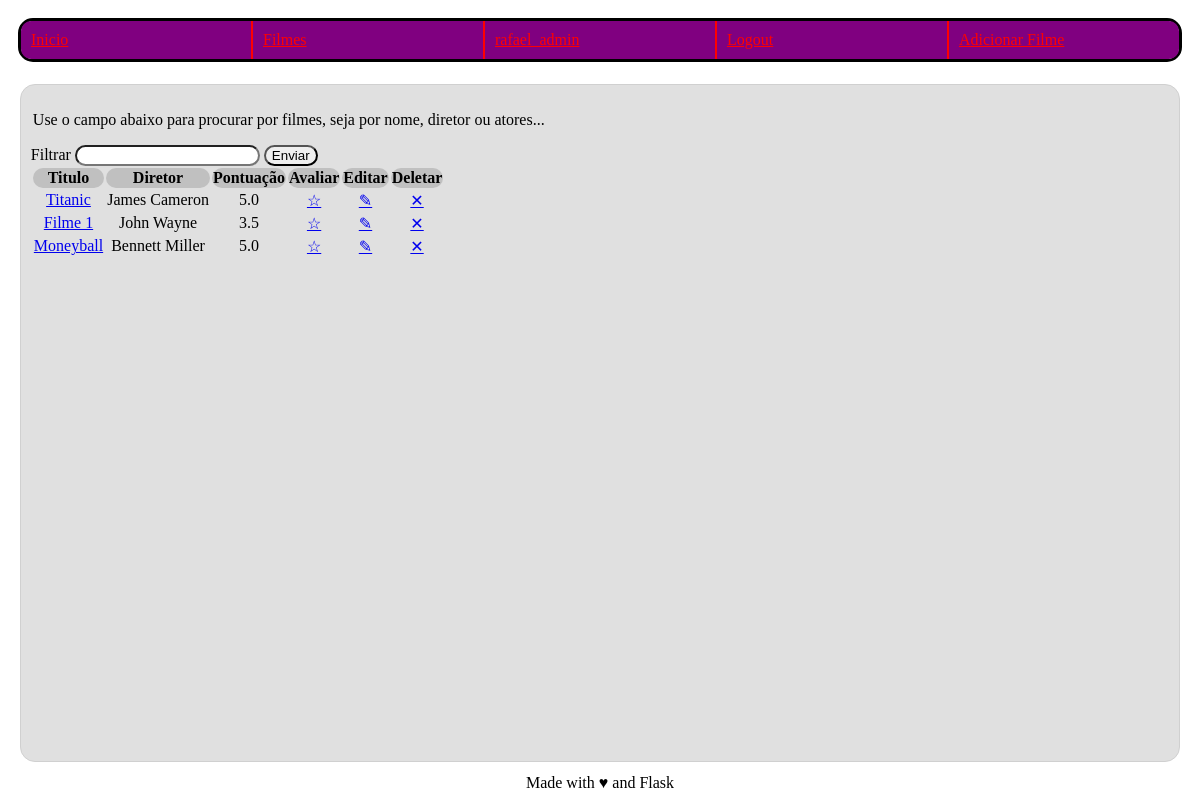
Screenshot of /filme/ (signed in) with the database file from the repository.
### imdb/usuario/models.py (models this page shows, shortened)
class Usuario(db.Model, UserMixin):
   bcrypt = Bcrypt()
   __tablename__ = 'usuario'
   id = db.Column(db.Integer, primary_key=True)
   email = db.Column(db.String(80), unique=True, nullable=False)
   username = db.Column(db.String(80), unique=True, nullable=False)
   senha = db.Column(db.String(255),nullable = False)
   funcao = db.Column(db.String(50), server_default="user", nullable=False) #admin ou normal
   avaliacoes = db.relationship(Avaliacao, backref='usuario', lazy= True)

### imdb/filme/models.py (models this page shows, shortened)
class Filme(db.Model):
   __tablename__ = 'filme'
   id = db.Column(db.Integer, primary_key=True)
   titulo = db.Column(db.String(160), unique=True, nullable=False)
   id_imdb = db.Column(db.String(7), unique=True, nullable=False)
   atores = db.Column(db.String(1000), nullable=False)
   diretor = db.Column(db.String(160), nullable=False)
   avaliacoes = db.relationship('Avaliacao', cascade="all,delete", backref='filme', lazy= True)
   def media_avaliacao(self):
       media = 0
       avaliacoes = self.avaliacoes
       total = sum([avaliacao.estrelas for avaliacao in avaliacoes])
       if len(avaliacoes) > 0:
           media = total /len(avaliacoes)
       return media

class Avaliacao(db.Model):
    __tablename__ = 'avaliacao'
    id = db.Column(db.Integer, primary_key=True)
    titulo = db.Column(db.String(200), nullable=False)
    corpo = db.Column(db.String(500))
    estrelas = db.Column(db.Integer, nullable=False)
    id_filme = db.Column(db.Integer, db.ForeignKey('filme.id'), nullable=False)
    id_usuario = db.Column(db.Integer, db.ForeignKey('usuario.id'), nullable=False)

### imdb/filme/views.py (the view)
@filme.route("/", methods=["GET", "POST"])
def lista():
    filmes = []
    busca = False
    if request.method == "POST":
        busca = request.form.get("busca")
        filmes += Filme.query.filter(Filme.titulo.like(f"%{busca}%"))
        filmes += Filme.query.filter(Filme.id_imdb.like(f"%{busca}%"))
        filmes += Filme.query.filter(Filme.diretor.like(f"%{busca}%"))
        filmes += Filme.query.filter(Filme.atores.like(f"%{busca}%"))
        filmes = set(list(filmes))
    else:
        filmes = Filme.query.all()
    return render_template("lista.html.j2", filmes=filmes, busca=busca)

### imdb/usuario/models.py (called while the page is built)
@login_manager.user_loader
def load_user(user_id):
    return Usuario.query.get(user_id)

### imdb/filme/templates/lista.html.j2 (shortened to what this page needs)
{% extends "base.html.j2" %}
{% block content %}
<p>Use o campo abaixo para procurar por filmes, seja por nome, diretor ou atores...</p>
<form action="{{url_for('filme.lista')}}" method="POST" id="form1">
   <div>
      <label for="busca">Filtrar</label>
      <input type="text" name="busca"/>
      <button type="submit" form="form1" value="submit">Enviar</button>
   </div>
</form>
<table>
  <tr>
    <th>Titulo</th>
    <th>Diretor</th>
    <th>Pontuação</th>
    {% if current_user.is_authenticated %}
    <th>Avaliar</th>
      {% if current_user.funcao == "admin" %}
      <th>Editar</a></th>
      <th>Deletar</th>
      {% endif %}
    {% endif %}
  </tr>
  {% for filme in filmes %}
    <tr>
      <td><a href="{{url_for('filme.visualizar', id_filme=filme.id)}}">{{filme.titulo}}</a></td>
      <td>{{filme.diretor}}</td>
      <td>{{filme.media_avaliacao()|round(1)}}</td>
      {% if current_user.is_authenticated %}
      <td><a href="{{url_for('filme.avaliar', id_filme=filme.id)}}">&star;</a> </td>
      {% if current_user.funcao == "admin" %}
      <td><a href="{{url_for('filme.editar', filme_id=filme.id)}}">&#9998;</a></td>
      <td><a href="{{url_for('filme.remover', filme_id=filme.id)}}">&#10005;</a></td>
      {% endif %}
      {% endif %}
    </tr>
  {% endfor%}
</table>
{% endblock %}

### imdb/templates/base.html.j2 (shortened to what this page needs)
<!DOCTYPE html>
<html>
  <head>
    {% block head %}
    <link rel="stylesheet" href="{{ url_for('static', filename='styles/style.css') }}">
    {% endblock %}
  </head>
  <body>
    {% block navbar %}
      <nav>
        <a href="{{url_for('principal.index')}}">Inicio</a>
        <a href="{{url_for('filme.lista')}}">Filmes</a>
        {% if not current_user.is_authenticated %}
          <a href="{{url_for('principal.login')}}">Login</a>
          <a href="{{url_for('usuario.cadastrar_usuario')}}">Cadastrar</a>
        {% else %}
          <a href="{{url_for('usuario.perfil')}}">{{current_user.username}}</a>
          <a href="{{url_for('principal.logout')}}">Logout</a>
        {% endif %}
        {% if current_user.funcao == "admin" %}
          <a href="{{url_for('filme.adicionar')}}">Adicionar Filme</a>
        {% endif %}
      </nav>
    {% endblock %}
    <div id="content">{% block content %}{% endblock %}</div>
    <div id="footer">
      {% block footer %}
      Made with &hearts; and Flask
      {% endblock %}
    </div>
  </body>
</html>

### imdb/static/styles/style.css (style rules this page uses)
#content { margin: 1%; background-color: #e0e0e0; border-color: #d0d0d0; border-style: solid; border-width: thin; border-radius: 15px }
p { margin-left: 2px; }
#footer { align-self: center; }
nav { margin: 10px; border-style: solid; display: flex; flex-wrap: wrap; }
nav a { flex: 1; padding: 10px; margin: 0px; float: left; background-color: purple; color: red; border-top-right-radius: 0; border-bottom-right-radius: 0; }
nav a:nth-child(n+2) { border-left-style: solid; border-radius: 0; border-left-width: 2px; }
nav a:first-child { border-left: 0px; border-top-left-radius: 10px; border-bottom-left-radius: 10px; }
nav a:last-child { border-right: 0px; border-top-right-radius: 10px; border-bottom-right-radius: 10px; }
html, body { height: 100%; display: flex; flex-direction: column; }
#content { height: 100%; padding: 10px; }
tr { text-align: center; }
th { background-color: #c0c0c0; }
* { border-radius: 15px; }

### rows the page displays
Usuario: username "rafael_admin"
Filme: titulo "Titanic", diretor "James Cameron", media_avaliacao "5.0"
Filme: titulo "Filme 1", diretor "John Wayne", media_avaliacao "3.5"
Filme: titulo "Moneyball", diretor "Bennett Miller", media_avaliacao "5.0"
